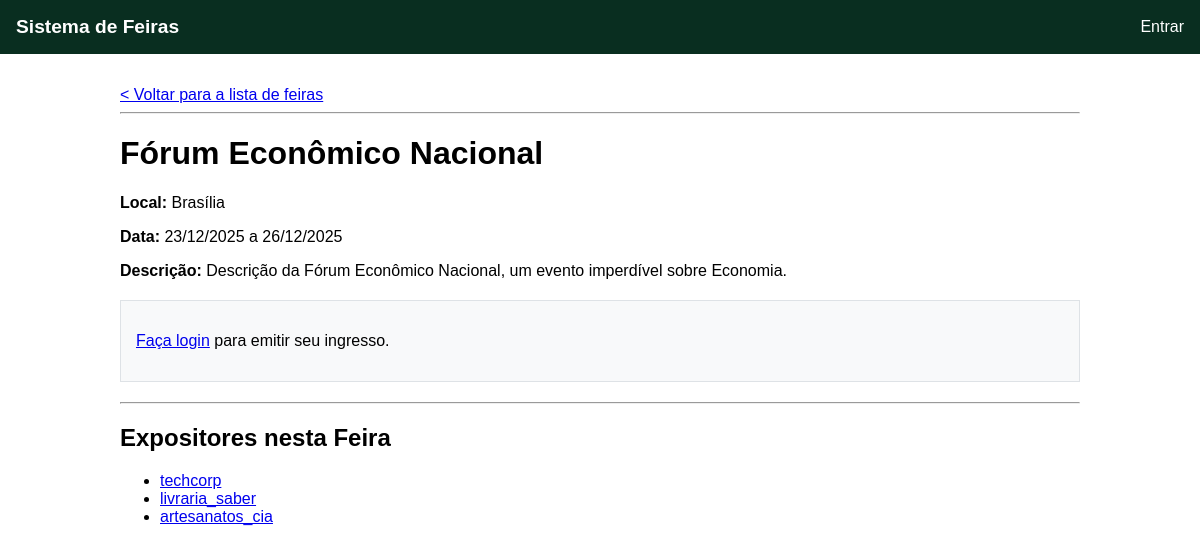
The app's page /feira/19/ with its own data.
### core/models.py (models this page shows, shortened)
class Feira(models.Model):
    nome = models.CharField(max_length=100)
    descricao = models.TextField()
    localidade = models.CharField(max_length=200)
    data_inicio = models.DateField()
    data_fim = models.DateField()

class Expositor(models.Model):
    descricao = models.TextField()
    contato = models.CharField(max_length=100)  # Email ou telefone
    feiras = models.ManyToManyField(Feira, related_name='expositores')
    usuario = models.OneToOneField(settings.AUTH_USER_MODEL, on_delete=models.CASCADE)

### core/views.py (the view)
# urls.py: path('feira/<int:feira_id>/', views.detalhes_feira, name='detalhes_feira'),
def detalhes_feira(request, feira_id):
    feira = get_object_or_404(Feira, pk=feira_id)
    expositores_da_feira = feira.expositores.all()
    ingresso_usuario = None
    if request.user.is_authenticated:
        try:
            usuario_custom = Usuario.objects.get(nome=request.user.username)
            ingresso_usuario = Ingresso.objects.filter(feira=feira, usuario=usuario_custom).first()
        except Usuario.DoesNotExist:
            pass
    context = {
        'feira': feira,
        'expositores': expositores_da_feira,
        'ingresso_usuario': ingresso_usuario, # Envia o ingresso (ou None) para o template
    }
    return render(request, 'core/detalhes_feira.html', context)

### core/templates/core/detalhes_feira.html (shortened to what this page needs)
{% extends 'core/base.html' %}
{% block content %}
    <a href="{% url 'inicio' %}">< Voltar para a lista de feiras</a>
    <hr>
    <h1>{{ feira.nome }}</h1>
    <p><strong>Local:</strong> {{ feira.localidade }}</p>
    <p><strong>Data:</strong> {{ feira.data_inicio|date:"d/m/Y" }} a {{ feira.data_fim|date:"d/m/Y" }}</p>
    <p><strong>Descrição:</strong> {{ feira.descricao }}</p>
    {% if user.is_authenticated %}
        <div style="background-color: #e9f5ff; border: 1px solid #b3d7ff; padding: 15px; margin: 20px 0;">
            {% if ingresso_usuario %}
                <p><strong>Você já possui um ingresso para esta feira!</strong></p>
                <form action="{% url 'excluir_ingresso' ingresso_usuario.id %}" method="post" style="display: inline;">
                    {% csrf_token %}
                    <button type="submit" style="background-color: #dc3545; color: white; border: none; padding: 10px; cursor: pointer;">Cancelar Ingresso</button>
                </form>
            {% else %}
                <p>Garanta sua presença!</p>
                <form action="{% url 'emitir_ingresso' feira.id %}" method="post" style="display: inline;">
                    {% csrf_token %}
                    <button type="submit" style="background-color: #28a745; color: white; border: none; padding: 10px; cursor: pointer;">Emitir Meu Ingresso</button>
                </form>
            {% endif %}
        </div>
    {% else %}
        <div style="background-color: #f8f9fa; border: 1px solid #dee2e6; padding: 15px; margin: 20px 0;">
            <p><a href="{% url 'login' %}?next={{ request.path }}">Faça login</a> para emitir seu ingresso.</p>
        </div>
    {% endif %}
    <hr>
    <h2>Expositores nesta Feira</h2>
    {% if expositores %}
        <ul class="expositor-list">
            {% for expositor in expositores %}
                <li><a href="{% url 'detalhes_expositor' expositor.id %}">{{ expositor.usuario.username }}</a></li>
            {% endfor %}
        </ul>
    {% else %}
        <p>Ainda não há expositores confirmados para esta feira.</p>
    {% endif %}
{% endblock %}

### core/templates/core/base.html (style rules this page uses)
body { font-family: sans-serif; margin: 0; }

### records on screen
Feira: nome "Fórum Econômico Nacional", localidade "Brasília", data_inicio "23/12/2025", data_fim "26/12/2025", descricao "Descrição da Fórum Econômico Nacional, um evento imperdível sobre Economia."
Expositor: usuario.username "techcorp"
Expositor: usuario.username "livraria_saber"
Expositor: usuario.username "artesanatos_cia"
